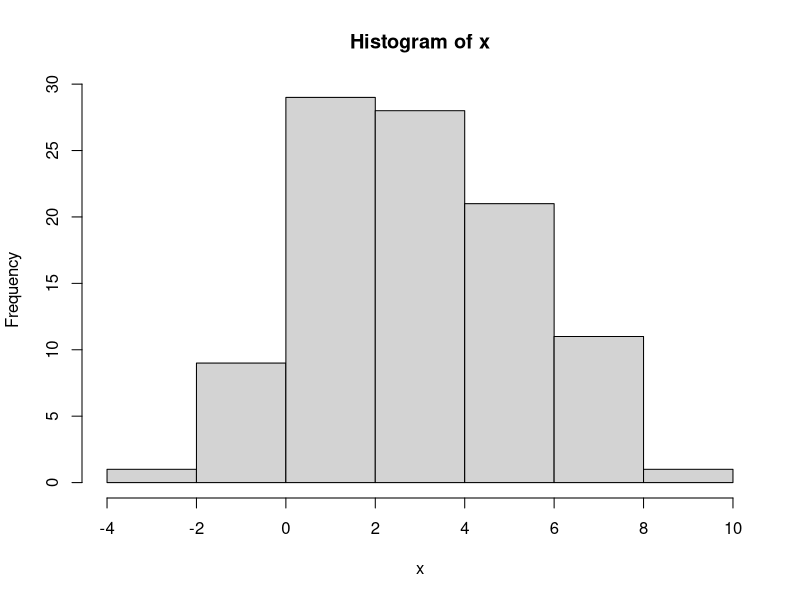

Generate this figure with R:
#Maximum Likelihood Estimation
#Fitting a Normal Distribution
set.seed(1001)
N <- 100
x <- rnorm(N,mean=3,sd=2)
mean(x) ; sd(x)
#Formulating the log-likelihood function
LL <- function(mu,sigma){
  R=suppressWarnings(dnorm(x,mu,sigma))
  -sum(log(R))
}
hist(x)
library(stats4)
mle(LL, start = list(mu=10,sigma=10))
